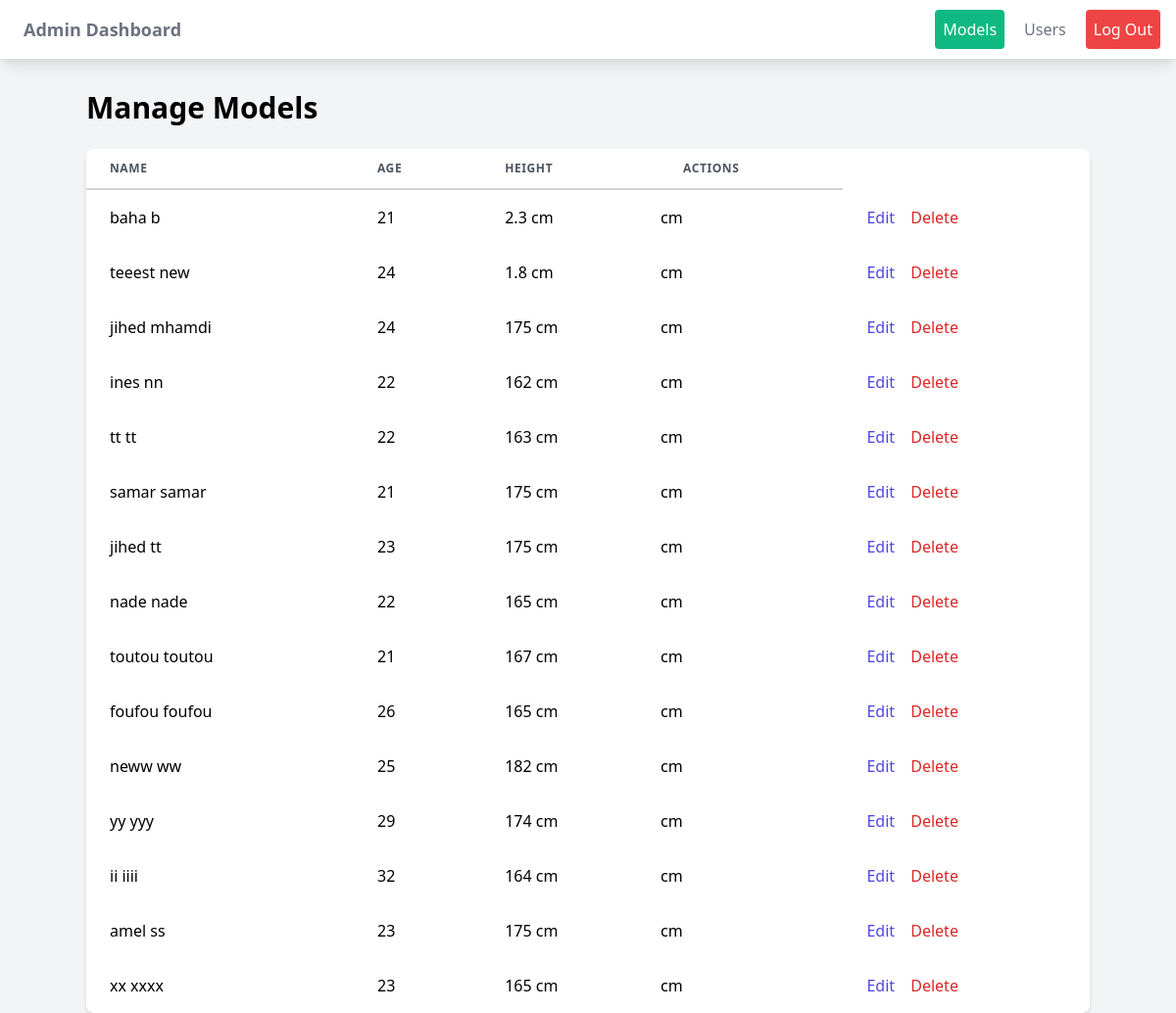
The page /admin_models.php (signed in) on the database its author committed.
### tables this page shows
CREATE TABLE `models` (
  `id` int NOT NULL AUTO_INCREMENT,
  `user_id` int DEFAULT NULL,
  `first_name` varchar(255) DEFAULT NULL,
  `last_name` varchar(255) DEFAULT NULL,
  `age` int DEFAULT NULL,
  `height` float DEFAULT NULL,
  `weight` float DEFAULT NULL,
  `bio` text,
  `profile_image` varchar(255) DEFAULT NULL,
  `profile_image_path` varchar(255) DEFAULT NULL,
  PRIMARY KEY (`id`),
  KEY `models_ibfk_1` (`user_id`),
  CONSTRAINT `models_ibfk_1` FOREIGN KEY (`user_id`) REFERENCES `users` (`id`) ON DELETE CASCADE
);

### admin_models.php (the view, shortened to what this page needs)
<?php
include 'includes/db_connect.php';
$stmt = $pdo->query("SELECT * FROM models");
$models = $stmt->fetchAll();
?>
<!DOCTYPE html>
<html lang="en">
<head>
    <link href="https://cdn.jsdelivr.net/npm/tailwindcss@2.2.19/dist/tailwind.min.css" rel="stylesheet">
</head>
<body class="bg-gray-100">
    <div class="min-h-screen">
        <nav class="bg-white shadow-lg">
            <div class="max-w-7xl mx-auto px-4">
                <div class="flex justify-between">
                    <div class="flex space-x-7">
                        <div>
                            <a href="admin_dashboard.php" class="flex items-center py-4 px-2">
                                <span class="font-semibold text-gray-500 text-lg">Admin Dashboard</span>
                            </a>
                        </div>
                    </div>
                    <div class="hidden md:flex items-center space-x-3">
                        <a href="admin_models.php" class="py-2 px-2 font-medium text-white bg-green-500 rounded transition duration-300">Models</a>
                        <a href="admin_users.php" class="py-2 px-2 font-medium text-gray-500 rounded hover:bg-green-500 hover:text-white transition duration-300">Users</a>
                        <a href="logout.php" class="py-2 px-2 font-medium text-white bg-red-500 rounded hover:bg-red-400 transition duration-300">Log Out</a>
                    </div>
                </div>
            </div>
        </nav>
        <div class="container mx-auto mt-8">
            <h1 class="text-3xl font-bold mb-6">Manage Models</h1>
            <div class="bg-white rounded-lg shadow-md overflow-x-auto">
                <table class="min-w-full">
                    <thead>
                        <tr>
                            <th class="px-6 py-3 border-b-2 border-gray-300 text-left text-xs font-semibold text-gray-600 uppercase tracking-wider">Name</th>
                            <th class="px-6 py-3 border-b-2 border-gray-300 text-left text-xs font-semibold text-gray-600 uppercase tracking-wider">Age</th>
                            <th class="px-6 py-3 border-b-2 border-gray-300 text-left text-xs font-semibold text-gray-600 uppercase tracking-wider">Height</th>
                            <th class="px-6 py-3 border-b-2 border-gray-300 text-left text-xs font-semibold text-gray-600 uppercase tracking-wider">Actions</th>
                        </tr>
                    </thead>
                    <tbody>
                        <?php foreach ($models as $model): ?>
                            <tr>
                                <td class="px-6 py-4 whitespace-nowrap"><?php echo htmlspecialchars($model['first_name'] . ' ' . $model['last_name']); ?></td>
                                <td class="px-6 py-4 whitespace-nowrap"><?php echo htmlspecialchars($model['age']); ?></td>
                                <td class="px-6 py-4 whitespace-nowrap"><?php echo htmlspecialchars($model['height']); ?> cm</td>
                                <td classHere's the continuation of the text stream from the cut-off point:
model['height']); ?> cm</td>
                                <td class="px-6 py-4 whitespace-nowrap">
                                    <a href="edit_model.php?id=<?php echo $model['id']; ?>" class="text-indigo-600 hover:text-indigo-900 mr-3">Edit</a>
                                    <form method="POST" class="inline">
                                        <button type="submit" name="delete" class="text-red-600 hover:text-red-900" onclick="return confirm('Are you sure you want to delete this model?')">Delete</button>
                                    </form>
                                </td>
                            </tr>
                        <?php endforeach; ?>
                    </tbody>
                </table>
            </div>
        </div>
    </div>
</body>
</html>

### rows shown on the page
models: first_name+last_name "baha b", age "21", height "2.3"
models: first_name+last_name "teeest new", age "24", height "1.8"
models: first_name+last_name "jihed mhamdi", age "24", height "175"
models: first_name+last_name "ines nn", age "22", height "162"
models: first_name+last_name "tt tt", age "22", height "163"
models: first_name+last_name "samar samar", age "21", height "175"
models: first_name+last_name "jihed tt", age "23", height "175"
models: first_name+last_name "nade nade", age "22", height "165"
models: first_name+last_name "toutou toutou", age "21", height "167"
models: first_name+last_name "foufou foufou", age "26", height "165"
models: first_name+last_name "neww ww", age "25", height "182"
models: first_name+last_name "yy yyy", age "29", height "174"
models: first_name+last_name "ii iiii", age "32", height "164"
models: first_name+last_name "amel ss", age "23", height "175"
models: first_name+last_name "xx xxxx", age "23", height "165"
